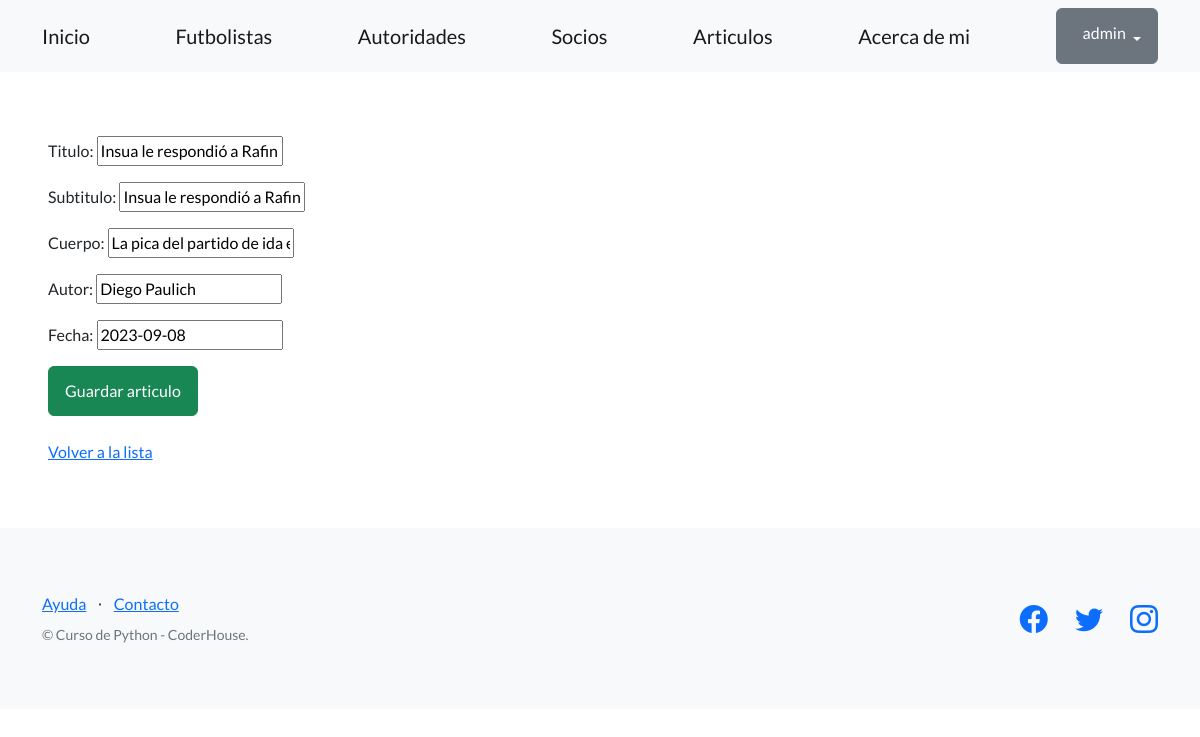
/blog/editar-articulo/1/ (signed in), run on an earlier commit of the app's database.
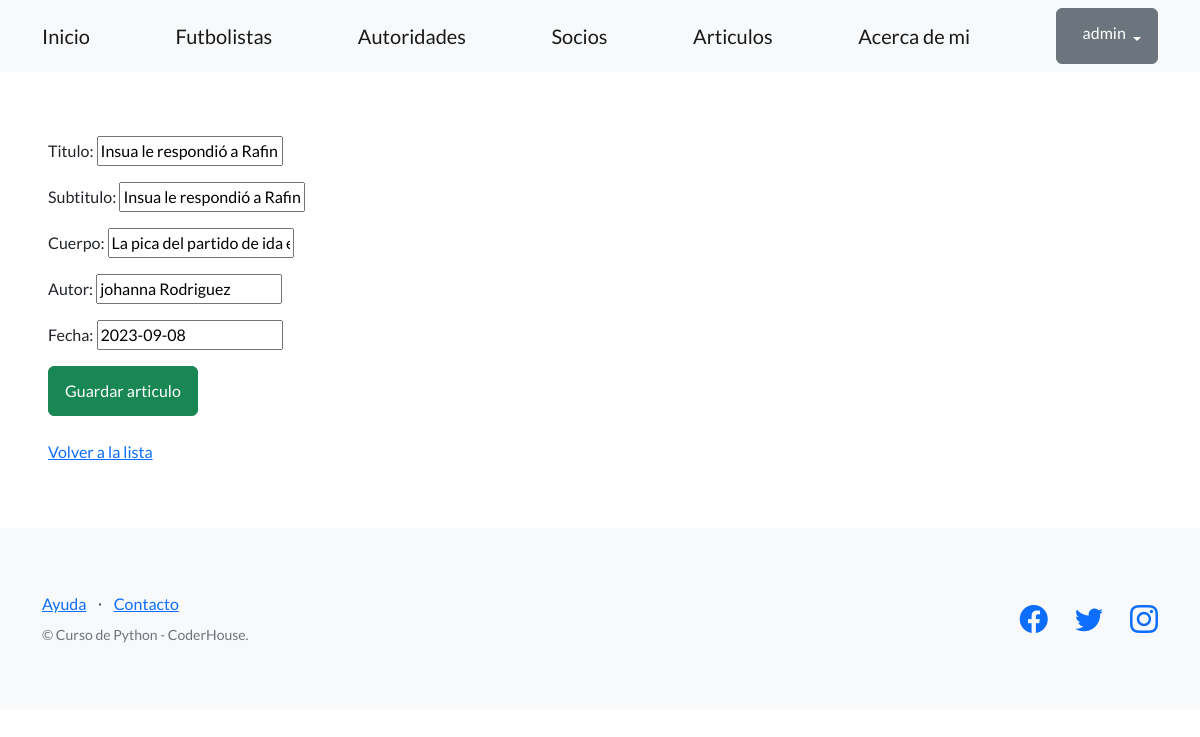
And on a later commit of the database.
### blog/models.py (models this page shows, shortened)
class Articulo(models.Model):
    titulo = models.CharField(max_length=256)
    subtitulo = models.CharField(max_length=256)
    cuerpo = models.CharField(max_length=256)
    autor = models.CharField(max_length=256)
    fecha = models.DateField(null=True)
    creador = models.ForeignKey(User, on_delete=models.CASCADE, related_name="lista_articulos")

### blog/views.py (the view)
# urls.py: path("editar-articulo/<int:id>/", editar_articulo, name="editar_articulo")
@login_required
def editar_articulo(request, id):
    articulo = Articulo.objects.get(id=id)
    if request.method == "POST":
        formulario = ArticuloFormulario(request.POST)
        if formulario.is_valid():
            data = formulario.cleaned_data
            articulo.titulo = data['titulo']
            articulo.subtitulo = data['titulo']
            articulo.cuerpo = data['cuerpo']
            articulo.autor = data['autor']
            articulo.fecha = data['fecha']
            articulo.save()
            url_exitosa = reverse('lista_articulos')
            return redirect(url_exitosa)
    else:  # GET
        inicial = {
            'titulo': articulo.titulo,
            'subtitulo': articulo.subtitulo,
            'cuerpo': articulo.cuerpo,
            'autor': articulo.autor,
            'fecha': articulo.fecha,
        }
        formulario = ArticuloFormulario(initial=inicial)
    return render(
        request=request,
        template_name='blog/formulario_articulo.html',
        context={'formulario': formulario},
    )

### blog/forms.py
class ArticuloFormulario(forms.Form):
    titulo = forms.CharField(required=True, max_length=64)
    subtitulo = forms.CharField(required=True, max_length=256)
    cuerpo = forms.CharField(required=True, max_length=2048)
    autor = forms.CharField(required=True, max_length=256)
    fecha = forms.DateField(required=True)

### blog/templates/blog/formulario_articulo.html (shortened to what this page needs)
{% extends "templates/base.html" %}
{% block contenido %}
<form method="post">
  {{ formulario.as_p }}
  <input class="btn btn-success" type="submit" value="Guardar articulo" />
</form>
<br>
<a href="{% url 'lista_articulos' %}">Volver a la lista</a>
{% endblock contenido %}

What changed in the data, as far as the page shows it:
changed Articulo "Insua le respondió a Rafinha": autor "Diego Paulich" → "johanna Rodriguez"
